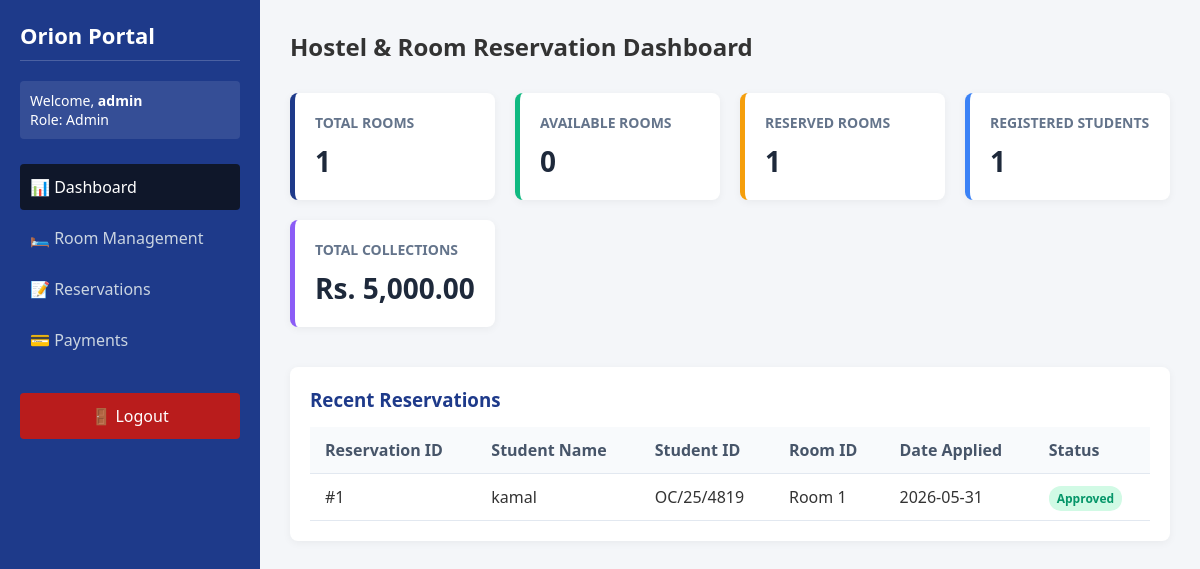
/dashboard.php (signed in), run on the app's committed database.
### tables this page shows
CREATE TABLE `reservations` (
  `id` int(11) NOT NULL,
  `student_name` varchar(100) NOT NULL,
  `student_id` varchar(50) NOT NULL,
  `room_id` int(11) NOT NULL,
  `reservation_date` timestamp NOT NULL DEFAULT current_timestamp(),
  `check_in` date NOT NULL,
  `check_out` date NOT NULL,
  `status` varchar(20) DEFAULT 'Pending'
);

### dashboard.php (the view, shortened to what this page needs)
<?php
require_once 'db_connect.php';
$total_rooms = $conn->query("SELECT COUNT(*) as count FROM rooms")->fetch_assoc()['count'];
$avail_rooms = $conn->query("SELECT COUNT(*) as count FROM rooms WHERE status='Available'")->fetch_assoc()['count'];
$res_rooms   = $conn->query("SELECT COUNT(*) as count FROM rooms WHERE status='Reserved'")->fetch_assoc()['count'];
$total_studs = $conn->query("SELECT COUNT(DISTINCT id) as count FROM users WHERE role='Student'")->fetch_assoc()['count'];
$total_pymts = $conn->query("SELECT SUM(amount) as total FROM payments")->fetch_assoc()['total'] ?? 0.00;
$recent_res_query = "SELECT id, student_name, student_id, room_id, reservation_date, status
                     FROM reservations ORDER BY reservation_date DESC LIMIT 5";
$recent_res_result = $conn->query($recent_res_query);
?>
<!DOCTYPE html>
<html lang="en">
<head>
    <link rel="stylesheet" href="style.css">
</head>
<body>
    <div class="dashboard-wrapper">
        <aside class="sidebar">
            <h3>Orion Portal</h3>
            <div class="user-info">
                <p>Welcome, <strong><?php echo htmlspecialchars($_SESSION['username']); ?></strong></p>
                <span>Role: <?php echo htmlspecialchars($_SESSION['role']); ?></span>
            </div>
            <nav class="nav-menu">
                <a href="dashboard.php" class="active">📊 Dashboard</a>
                <a href="rooms.php">🛏️ Room Management</a>
                <a href="reservations.php">📝 Reservations</a>
                <a href="payments.php">💳 Payments</a>
                <a href="logout.php" class="logout-btn">🚪 Logout</a>
            </nav>
        </aside>
        <main class="main-content">
            <header class="content-header">
                <h2>Hostel & Room Reservation Dashboard</h2>
            </header>
            <section class="stats-grid">
                <div class="card">
                    <h4>Total Rooms</h4>
                    <p class="stat-number"><?php echo $total_rooms; ?></p>
                </div>
                <div class="card card-green">
                    <h4>Available Rooms</h4>
                    <p class="stat-number"><?php echo $avail_rooms; ?></p>
                </div>
                <div class="card card-orange">
                    <h4>Reserved Rooms</h4>
                    <p class="stat-number"><?php echo $res_rooms; ?></p>
                </div>
                <div class="card card-blue">
                    <h4>Registered Students</h4>
                    <p class="stat-number"><?php echo $total_studs; ?></p>
                </div>
                <div class="card card-purple">
                    <h4>Total Collections</h4>
                    <p class="stat-number">Rs. <?php echo number_format($total_pymts, 2); ?></p>
                </div>
            </section>
            <section class="table-section">
                <h3>Recent Reservations</h3>
                <table class="data-table">
                    <thead>
                        <tr>
                            <th>Reservation ID</th>
                            <th>Student Name</th>
                            <th>Student ID</th>
                            <th>Room ID</th>
                            <th>Date Applied</th>
                            <th>Status</th>
                        </tr>
                    </thead>
                    <tbody>
                        <?php if ($recent_res_result->num_rows > 0): ?>
                            <?php while($row = $recent_res_result->fetch_assoc()): ?>
                                <tr>
                                    <td>#<?php echo $row['id']; ?></td>
                                    <td><?php echo htmlspecialchars($row['student_name']); ?></td>
                                    <td><?php echo htmlspecialchars($row['student_id']); ?></td>
                                    <td>Room <?php echo $row['room_id']; ?></td>
                                    <td><?php echo date('Y-m-d', strtotime($row['reservation_date'])); ?></td>
                                    <td>
                                        <span class="status-badge status-<?php echo strtolower($row['status']); ?>">
                                            <?php echo htmlspecialchars($row['status']); ?>
                                        </span>
                                    </td>
                                </tr>
                            <?php endwhile; ?>
                        <?php else: ?>
                            <tr>
                                <td colspan="6" style="text-align: center;">No reservations tracked yet.</td>
                            </tr>
                        <?php endif; ?>
                    </tbody>
                </table>
            </section>
        </main>
    </div>
</body>
</html>

### style.css (style rules this page uses)
* { box-sizing: border-box; margin: 0; padding: 0; font-family: 'Segoe UI', Tahoma, Geneva, Verdana, sans-serif; }
body { background: #f4f6f9; color: #333; }
.dashboard-wrapper { display: flex; min-height: 100vh; }
.sidebar { width: 260px; background: #1e3a8a; color: white; padding: 20px; }
.sidebar h3 { font-size: 22px; margin-bottom: 20px; border-bottom: 1px solid rgba(255,255,255,0.2); padding-bottom: 10px; }
.user-info { margin-bottom: 25px; font-size: 14px; background: rgba(255,255,255,0.1); padding: 10px; border-radius: 4px; }
.nav-menu a { display: block; color: #cbd5e1; text-decoration: none; padding: 12px 10px; margin-bottom: 5px; border-radius: 4px; transition: 0.3s; }
.nav-menu a:hover, .nav-menu a.active { background: #0f172a; color: white; }
.nav-menu a.logout-btn { background: #b91c1c; margin-top: 30px; text-align: center; color: white; }
.main-content { flex: 1; padding: 30px; }
.content-header { margin-bottom: 30px; }
.stats-grid { display: grid; grid-template-columns: repeat(auto-fit, minmax(180px, 1fr)); gap: 20px; margin-bottom: 40px; }
.card { background: white; padding: 20px; border-radius: 8px; box-shadow: 0 2px 8px rgba(0,0,0,0.05); border-left: 5px solid #1e3a8a; }
.card-green { border-left-color: #10b981; }
.card-orange { border-left-color: #f59e0b; }
.card-blue { border-left-color: #3b82f6; }
.card-purple { border-left-color: #8b5cf6; }
.card h4 { font-size: 14px; color: #64748b; margin-bottom: 10px; text-transform: uppercase; }
.stat-number { font-size: 28px; font-weight: bold; color: #1e293b; }
.table-section { background: white; padding: 20px; border-radius: 8px; box-shadow: 0 2px 8px rgba(0,0,0,0.05); }
.table-section h3 { margin-bottom: 15px; color: #1e3a8a; }
.data-table { width: 100%; border-collapse: collapse; text-align: left; }
.data-table th, .data-table td { padding: 12px 15px; border-bottom: 1px solid #e2e8f0; }
.data-table th { background: #f8fafc; color: #475569; }
.status-badge { padding: 4px 8px; border-radius: 12px; font-size: 12px; font-weight: bold; }
.status-approved { background: #d1fae5; color: #059669; }

### data on the page
reservations: id "1", student_name "kamal", student "OC/25/4819", room "1", reservation_date "2026-05-31", status "Approved"

### other printed values
$_SESSION['username'] "admin"
$_SESSION['role'] "Admin"
$total_rooms "1"
$avail_rooms "0"
$res_rooms "1"
$total_studs "1"
$total_pymts "5,000.00"
